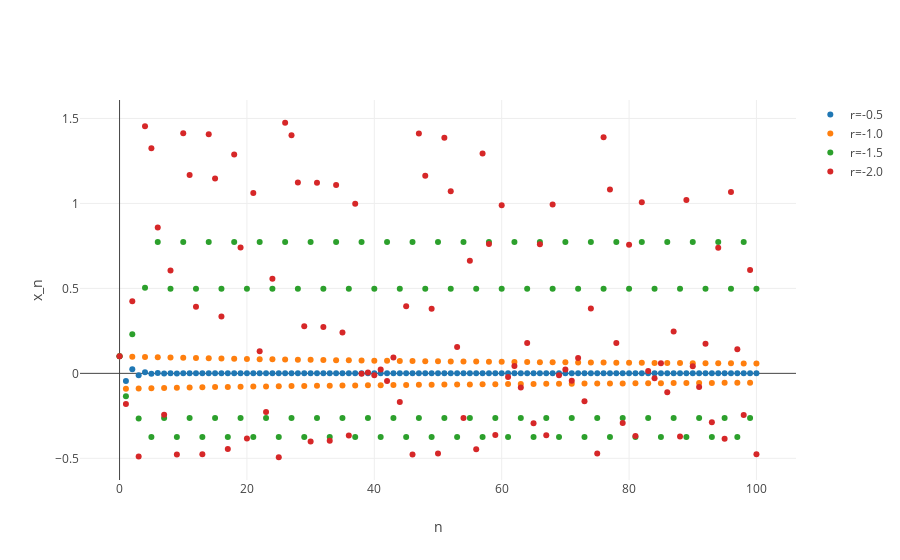

Here is the notebook cell this chart was saved with:
### Markdown cell above
### Parameter domain

> Why should we restrict $r\in[0,4]$ and $x\in[0,1]$?

Historical the logistic map originated from an attemot to model population dynamics in which case one has to assume an absorbing state for $x_n=0$ as there cannot be negative populations.

However, nowadays the logistic map is studied as a standalone model and we cannot justify neglecting specific parameter ranges. Thus there should be another motivation behind this question.

### Code cell
x1 = logistic_map(0.1, -0.5, 100)
x2 = logistic_map(0.1, -1.0, 100)
x3 = logistic_map(0.1, -1.5, 100)
x4 = logistic_map(0.1, -2.0, 100)

figure = go.Figure(data=[
    go.Scatter(x=np.arange(len(x1)), y=x1, mode='markers', name='r=-0.5'),
    go.Scatter(x=np.arange(len(x2)), y=x2, mode='markers', name='r=-1.0'),
    go.Scatter(x=np.arange(len(x3)), y=x3, mode='markers', name='r=-1.5'),
    go.Scatter(x=np.arange(len(x4)), y=x4, mode='markers', name='r=-2.0')
], layout=go.Layout(
    showlegend=True,
    xaxis=dict(title='n'),
    yaxis=dict(title='x_n')
))

py.iplot(figure)
